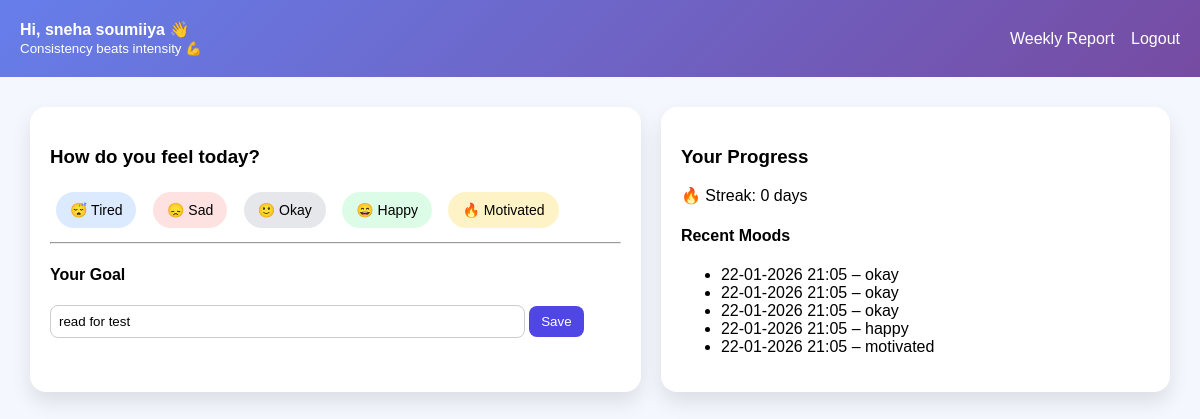
/ (signed in), run on the app's committed database.
### tables this page shows
CREATE TABLE users (
            id INTEGER PRIMARY KEY AUTOINCREMENT,
            username TEXT UNIQUE,
            password TEXT,
            goal TEXT
        );

CREATE TABLE history (
            id INTEGER PRIMARY KEY AUTOINCREMENT,
            user_id INTEGER,
            mood TEXT,
            score INTEGER,
            plan TEXT,
            date TEXT
        );

### app.py (the view, shortened to what this page needs)
@app.route("/", methods=["GET", "POST"])
def home():
    if "user_id" not in session:
        return redirect("/login")
    con = get_db()
    cur = con.cursor()
    cur.execute("SELECT username, goal FROM users WHERE id=?", (session["user_id"],))
    row = cur.fetchone()
    if not row:
        session.clear()
        con.close()
        return redirect("/login")
    username, goal = row
    cur.execute("""
        SELECT score, mood, date FROM history
        WHERE user_id=? ORDER BY id DESC LIMIT 30
    """, (session["user_id"],))
    rows = cur.fetchall()
    scores = [r[0] for r in rows]
    moods = [r[1] for r in rows]
    dates = [r[2][:10] for r in rows]
    avg_score = round(sum(scores) / len(scores), 2) if scores else None
    streak = 0
    today = datetime.now().date()
    seen = set(dates)
    while today.strftime("%d-%m-%Y") in seen:
        streak += 1
        today -= timedelta(days=1)
    motivated_days = moods.count("motivated")
    badges = get_badges(streak, motivated_days)
    tip = daily_tip(avg_score)
    plan = None
    cur.execute("""
        SELECT mood, date FROM history
        WHERE user_id=? ORDER BY id DESC LIMIT 5
    """, (session["user_id"],))
    past = cur.fetchall()
    con.close()
    return render_template(
        "index.html",
        username=username,
        goal=goal,
        plan=plan,
        past=past,
        badges=badges,
        tip=tip,
        streak=streak
    )

### app.py (called while the page is built)
def get_db():
    return sqlite3.connect("moods.db")

def get_badges(streak, motivated_days):
    badges = []
    if streak >= 3:
        badges.append("🔥 3-Day Streak")
    if streak >= 7:
        badges.append("🏆 7-Day Streak")
    if motivated_days >= 5:
        badges.append("💪 5 Motivated Days")
    return badges

def daily_tip(avg_score):
    if avg_score is None:
        return "Start your journey today 🌱"
    if avg_score < 4:
        return "Take it easy today. Small steps matter 💙"
    if avg_score > 7:
        return "You're on fire! Push your limits 🔥"
    return "Consistency beats intensity 💪"

### templates/index.html (shortened to what this page needs)
<!DOCTYPE html>
<html>
<head>
</head>
<body>
<div class="top">
    <div>
        <strong>Hi, {{ username }} 👋</strong><br>
        <small>{{ tip }}</small>
    </div>
    <div>
        <a href="/summary">Weekly Report</a>
        <a href="/logout">Logout</a>
    </div>
</div>
<div class="grid">
    <div class="card">
        <h3>How do you feel today?</h3>
        <form method="post" class="moods">
            <button name="mood" value="tired" class="tired">😴 Tired</button>
            <button name="mood" value="sad" class="sad">😞 Sad</button>
            <button name="mood" value="okay" class="okay">🙂 Okay</button>
            <button name="mood" value="happy" class="happy">😄 Happy</button>
            <button name="mood" value="motivated" class="motivated">🔥 Motivated</button>
        </form>
        <hr>
        <div class="goal-box">
            <h4>Your Goal</h4>
            <form method="post">
                <input type="text" name="goal" placeholder="Set your study goal" value="{{ goal or '' }}">
                <button type="submit">Save</button>
            </form>
        </div>
    </div>
    <div class="card">
        <h3>Your Progress</h3>
        <p>🔥 Streak: {{ streak }} days</p>
        <h4>Recent Moods</h4>
        <ul>
            {% for m, d in past %}
            <li>{{ d }} – {{ m }}</li>
            {% endfor %}
        </ul>
    </div>
</div>
</body>
</html>

### templates/index.html (style rules this page uses)
body { font-family: Arial; background: #f5f7ff; margin: 0; }
.top { background: linear-gradient(135deg,#667eea,#764ba2); color: white; padding: 20px; display: flex; justify-content: space-between; align-items: center; }
.grid { padding: 30px; display: grid; grid-template-columns: 1.2fr 1fr; gap: 20px; }
.card { background: white; padding: 20px; border-radius: 16px; box-shadow: 0 10px 20px rgba(0,0,0,0.1); }
.moods button { margin: 6px; padding: 10px 14px; border-radius: 20px; border: none; cursor: pointer; font-size: 14px; }
.tired { background:#dbeafe; }
.sad { background:#fee2e2; }
.okay { background:#e5e7eb; }
.happy { background:#dcfce7; }
.motivated { background:#fef3c7; }
.goal-box input { width:80%; padding:8px; border-radius:8px; border:1px solid #ccc; }
.goal-box button { padding:8px 12px; border:none; border-radius:8px; background:#4f46e5; color:white; cursor:pointer; }
a { color:white; text-decoration:none; margin-left:12px; }

### data on the page
users: username "sneha soumiiya", goal "read for test"
history: date "22-01-2026 21:05", mood "okay"
history: date "22-01-2026 21:05", mood "okay"
history: date "22-01-2026 21:05", mood "okay"
history: date "22-01-2026 21:05", mood "happy"
history: date "22-01-2026 21:05", mood "motivated"

### other printed values
{{ tip }} "Consistency beats intensity 💪"
{{ streak }} "0"
